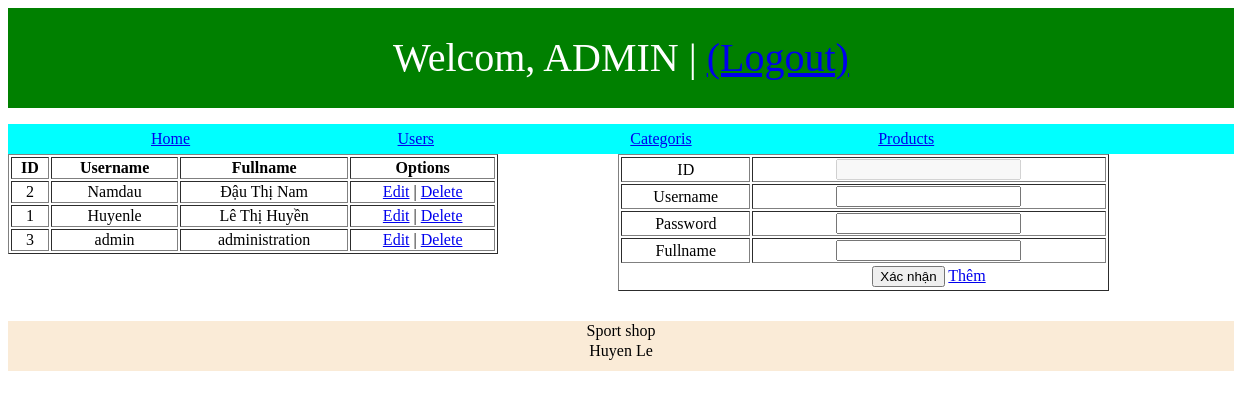
/admin/users-manager (signed in), run on the app's committed database.
### tables this page shows
CREATE TABLE `users` (
  `UserID` int(11) NOT NULL,
  `Fullname` varchar(100) NOT NULL,
  `Username` varchar(100) NOT NULL,
  `Password` varchar(100) NOT NULL
);

### common/url.php (called while the page is built)
<?php
    $url = "http://localhost/web";
?>

### admin/users-manager/index.php (the view, shortened to what this page needs)
<!DOCTYPE html>
<html lang="en">
    <head>
        <link href="css/style.css" rel="stylesheet">
    </head>
    <body>
    <?php
     require("../../common/connect.php");
     require("../../common/url.php");
        $sql_select = "SELECT * FROM users ORDER BY users.Username DESC";
        $rs_select = $mysqli->query($sql_select);
    ?>
        <div class="container">
            <div class="header">
                <span style="font-size: 40px;color:white;">Welcom, ADMIN | <a href="javascript:logout()">(Logout)</a></span>
            </div>
            <div class="menu">
                <ul>
                    <li><a href="<?php echo $url;?>">Home</a></li>
                    <li><a href="../users-manager">Users</a></li>
                    <li><a href="../categories-manager">Categoris</a></li>
                    <li><a href="../products-manager">Products</a></li>
                </ul>
            </div>
            <div class="body-main">
                <div class="table-view">
                    <table border="1">
                        <tr>
                            <th>ID</th>
                            <th>Username</th>
                            <th>Fullname</th>
                            <th>Options</th>
                        </tr>
                        <?php
                            while($data_select = $rs_select->fetch_assoc()){
                        ?>
                        <tr>
                            <td><?php echo $data_select["UserID"]; ?></td>
                            <td><?php echo $data_select["Username"]; ?></td>
                            <td><?php echo $data_select["Fullname"]; ?></td>
                            <td><a href="javascript:edit_user(<?php echo trim($data_select["UserID"]);?>)">Edit</a> | <a href="javascript:delete_user(<?php echo trim($data_select["UserID"]);?>)">Delete</a></td>
                        </tr>
                        <?php
                            }
                        ?>
                    </table>
                </div>
                <div class="input-view">
                    <table border="1">
                        <tr>
                            <td>ID</td>
                            <td>
                                <input id="id" type="text" disabled>
                            </td>
                        </tr>
                        <tr>
                            <td>Username</td>
                            <td>
                                <input id="username" type="text">
                            </td>
                        </tr>
                        <tr>
                            <td>Password</td>
                            <td>
                                <input id="password" type="text">
                            </td>
                        </tr>
                        <tr>
                            <td>Fullname</td>
                            <td>
                                <input id="fullname" type="text">
                            </td>
                        </tr>
                        <tr style="border:none;">
                            <td style="border:none;"></td>
                            <td style="border:none;"><button onclick="edit_user('submit')">Xác nhận</button> <a href="javascript:clear()">Thêm</a></td>
                        </tr>
                    </table>
                </div>
            </div>
            <div class="footer">
                <span>Sport shop</span><br>
                <span>Huyen Le</span><br>
            </div>
        </div>
    </body>
</html>

### admin/categories-manager/css/style.css (style rules this page uses)
table { width: 100%; }
ul { list-style-type: none; width: 100%; }
ul li { float: left; width: 20%; line-height: 30px; }
.header { width: 100%; height: 100px; background-color: green; text-align: center; line-height: 100px; }
.menu { width: 100%; height: 30px; background-color: aqua; text-align: center; }
.body-main { text-align: center; }
.table-view { width: 40%; float: left; margin-right:60px; }
.input-view { width: 40%; float: left; margin-left:60px; }
.footer { width: 100%; height: 50px; background-color: antiquewhite; text-align: center; line-height: 20px; margin: 30px 0 0 0; }

### data on the page
users: UserID "2", Username "Namdau", Fullname "Đậu Thị Nam"
users: UserID "1", Username "Huyenle", Fullname "Lê Thị Huyền"
users: UserID "3", Username "admin", Fullname "administration"
